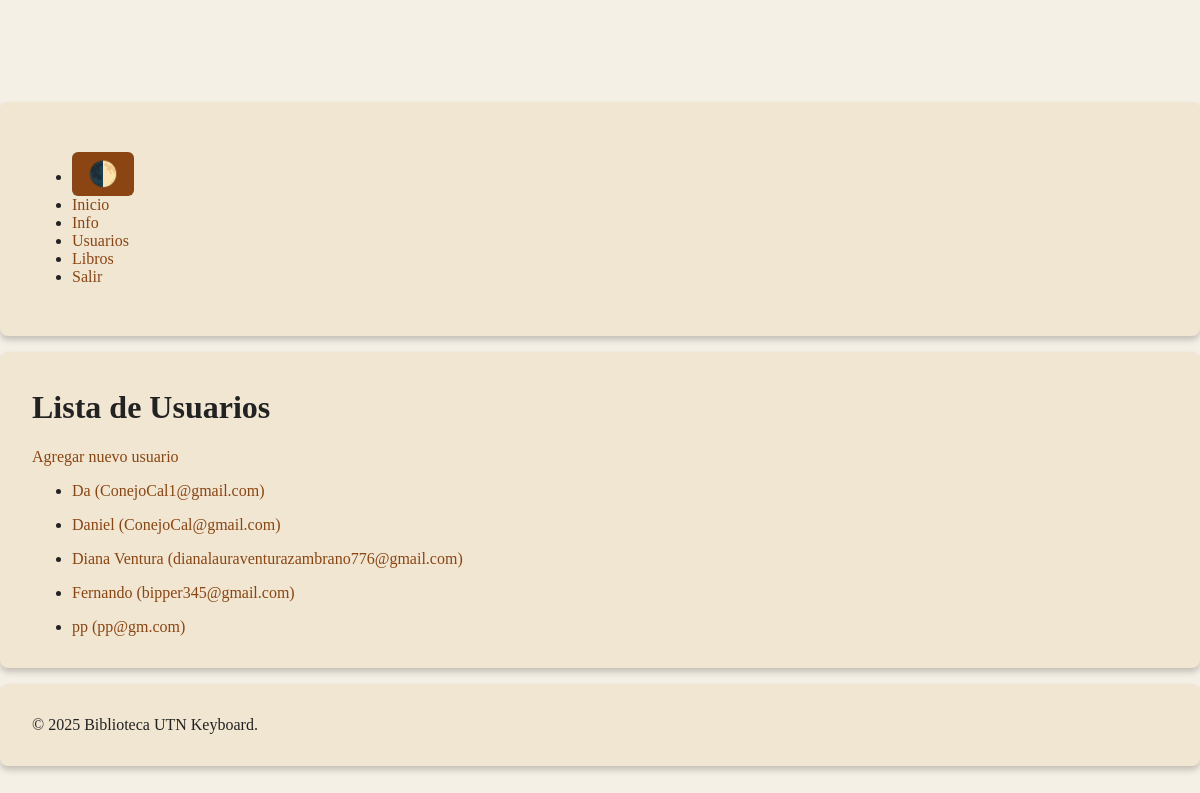
/usuarios.php (signed in), run on the app's committed database.
### tables this page shows
CREATE TABLE usuarios (
                    id INTEGER PRIMARY KEY AUTOINCREMENT,
                    nombre TEXT NOT NULL,
                    correo TEXT NOT NULL UNIQUE,
                    password TEXT NOT NULL,
                    rol TEXT NOT NULL DEFAULT 'usuario',
                    creado_por INTEGER DEFAULT NULL
                );

### usuarios.php (the view, shortened to what this page needs)
<?php
try {
    $bd = Bd::pdo();
    $stmt = $bd->prepare("SELECT id, nombre, correo FROM usuarios ORDER BY nombre");
    $stmt->execute();
    $lista = $stmt->fetchAll(PDO::FETCH_ASSOC);
    $render = "";
    foreach ($lista as $modelo) {
        $encodeId = urlencode($modelo["id"]);
        $id = htmlentities($encodeId);
        $nombre = htmlentities($modelo["nombre"]);
        $correo = htmlentities($modelo["correo"]);
        $render .= "
        <li>
            <p>
                <a href='usuarios-busca.php?id=$id'>$nombre ($correo)</a>
            </p>
        </li>";
    }
    require "usuarios-lista.php";
} catch (Exception $error) {
    $errorHtml = htmlentities($error->getMessage());
    require "error.php";
}

### estilos.css (style rules this page uses)
:root { --bg: #f5f0e6; --text: #222222; --card: #f0e6d2; --accent: #8b4513; --accent-hover: #c17d11; --muted: #666666; --shadow: rgba(0,0,0,0.2); }
html, body { background-color: var(--bg); color: var(--text); margin: 0; font-family: 'Georgia', serif; transition: background-color 0.3s ease, color 0.3s ease; animation: fadeIn 1s ease; }
a { color: var(--accent); text-decoration: none; transition: all 0.3s ease; }
body, main, nav, footer, form, table { transition: background-color 0.25s ease, color 0.25s ease, box-shadow 0.25s ease; }

### data on the page
usuarios: nombre "Da", correo "ConejoCal1@gmail.com"
usuarios: nombre "Daniel", correo "ConejoCal@gmail.com"
usuarios: nombre "Diana Ventura", correo "dianalauraventurazambrano776@gmail.com"
usuarios: nombre "Fernando", correo "bipper345@gmail.com"
usuarios: nombre "pp", correo "pp@gm.com"
